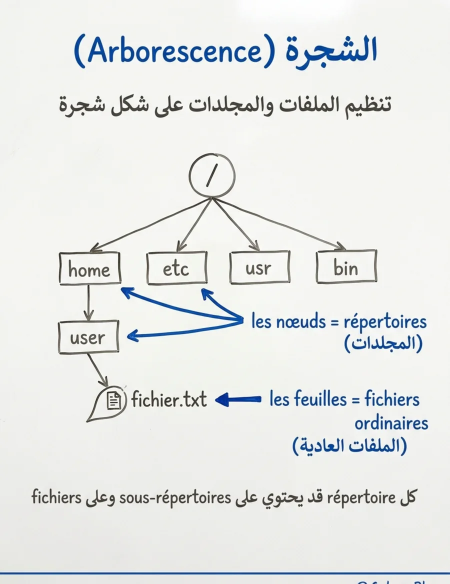
#> input picture assets/lecons/s10-01.webp, 900 x 1167 px (shown at 1/2 size)
$ python -i prepare-images.py   (imports and definitions only)
#> lines starting #> are read from the running program, lines starting #| are printed output that depends on the picture
#!/usr/bin/env python3
# -*- coding: utf-8 -*-
"""
Badr AI - SE1
Prepare the supplied lesson slides for the web platform.

- removes the CyberoPlus footer / watermark (bottom strip, adapted per series)
- resizes to 900 px wide, creates a 360 px thumbnail
- converts to WebP (metadata stripped)
- maps every slide to a course section (s1 ... s48)
- writes js/data-images.js and tools/images-manifest.json

Usage:
    python tools/prepare-images.py --src "C:/Users/.../cours/systeme"
"""

from __future__ import annotations

import argparse
import json
import os
import re
import sys
from pathlib import Path
from typing import Iterable

from PIL import Image

ROOT = Path(__file__).resolve().parent.parent
DEFAULT_SRC = Path(r"C:\Users\Cybader\Desktop\cours\systeme")

# ---------------------------------------------------------------------------
# Editorial mapping: which slide belongs to which course section.
# ---------------------------------------------------------------------------
# Folders whose files are not numbered: explicit teaching order.
ORDERS = {
    "parti1": [
        "ما هو Shell؟",
        "Terminal أم Prompt؟",
        "كيف تفتح Shell وتغلقه؟",
        "أنواع Shell",
        "كيف تدخل إلى Linux؟",
        "كيف يفهم Linux ما تكتبه له؟",
        "كيف نقسّم أي أمر؟",
        "أين الخيار وأين المعامل؟",
        "ثلاث قواعد عند كتابة الأمر",
        "ما هو الأمر (Commande) في Linux؟",
        "ثلاث طبقات في Linux",
        "جلسات متعددة وهويتك",
        "ثلاثة اختصارات لا غنى عنها",
        "كيف تختصر كتابة أسماء الملفات؟",
        "كيف تغيّر كلمة المرور؟",
    ],
    "parti2": [
        "الشجرة (Arborescence)",
        "الملف (Fichier) وجذر الشجرة",
        "المسار (Chemin) والمسار المطلق",
        "المسار النسبي (Chemin relatif)",
        "الصعود بـ .. في المسار النسبي",
        "الرمز ~ بالتفصيل",
        "أين أنا؟ وإلى أين أذهب؟",
        "الرموز الأربعة الخاصة",
        "الخريطة التي يجب أن تبقى في ذهنك",
        "أهم المجلدات ما يجب حفظه",
        "بقية المجلدات في الشجرة",
        "إنشاء المجلدات mkdir",
        "حذف المجلدات",
        "أمثلة تثبّت الفكرة",
        "نظام الملفات (Système de fichiers)",
        "كيف يعرف Linux مكان كل ملف بين آلاف الملفات؟",
        "أنواع الملفات في Linux",
    ],
    "parti3": [
        "خريطة الأوامر في نظرة واحدة",
        "الأمر ls ماذا يوجد هنا؟",
        "الأمر cp نسخ دون المساس بالأصل",
        "نسخ شجرة كاملة cp -r",
        "الأمر mv نقل أو إعادة تسمية",
        "الفرق بين cp و mv",
        "تحذير قد تُكتب فوق ملف موجود",
        "لا تخلط touch أم mkdir",
        "أوامر التعامل مع الملفات",
        "الأمر du كم تحتل هذه الشجرة؟",
        "ما هو الـ i-node؟",
        "كيف أرى رقم الـ i-node؟",
        "كيف يعرف لينكس ملفك؟ بالاسم… أم برقم خفي؟",
        "النظام يعرف الملف برقمه لا باسمه",
        "ثلاثة أنواع رئيسية للملفات في Unix",
        "رموز أنواع الملفات",
    ],
    "parti4": [
        "الروابط (Les liens) نوعان",
        "الرابط الصلب اسمان ومعهما inode واحد",
        "الرابط الرمزي ملف مستقل يحمل مسارًا",
        "مرونة الرابط الرمزي وطريقة إنشائه",
        "حدود الرابط الصلب",
        "المقارنة التي يجب أن تحفظها",
        "ماذا يحدث عند حذف أحد الاسمين؟",
        "هل يمكن أن يكون للملف الواحد أكثر من اسم؟",
        "خريطة خيارات find",
        "الأمر find من أين نبدأ البحث؟",
        "البحث بالاسم -name و -iname",
        "البحث بالتاريخ -atime و -mtime",
        "البحث حسب المالك والمجموعة",
        "الأمر locate البحث بالاسم",
        "ماذا تعني الرموز $ و # في موجّه الأوامر؟",
    ],
    "parti5": [
        "الأمران cat و more عرض محتوى الملف",
        "الأمر head بداية الملف",
        "الأمر tail نهاية الملف",
        "الأمر sort ترتيب الأسطر",
        "الأمر wc العدّ والإحصاء",
        "الأمر cut استخراج جزء من كل سطر",
        "تطبيقات على cut",
        "الأمر paste دمج الأسطر",
        "الأمر tr تحويل الأحرف",
        "الأمر diff مقارنة ملفين",
        "الأمر echo عرض نص على الشاشة",
        "أي أمر يعرض الملف؟",
        "لا تخلط بين هذه الأوامر",
        "الخلاصة للحفظ",
        "الأمر which أين يوجد الأمر؟",
        "الأمر uname معلومات النظام والجهاز",
        "su و sudo ما الفرق؟",
        "reboot و shutdown إعادة التشغيل أم إيقاف التشغيل؟",
    ],
}

# Section assigned to each file (first matching keyword wins).
SECTION_RULES = {
    "parti1": {
        "default": "s9",
        "rules": [("كيف تغيّر كلمة المرور", "s22")],
    },
    "parti2": {
        "default": "s10",
        "rules": [
            ("أنواع الملفات", "s11"),
            ("كيف يعرف Linux مكان", "s11"),
            ("نظام الملفات", "s11"),
        ],
    },
    "parti3": {
        "default": "s12",
        "rules": [
            ("i-node", "s11"),
            ("رقمه لا باسمه", "s11"),
            ("أنواع رئيسية للملفات", "s11"),
            ("رموز أنواع الملفات", "s11"),
            ("كيف يعرف لينكس ملفك", "s11"),
        ],
    },
    "parti4": {
        "default": "s13",
        "rules": [
            ("find", "s17"),
            ("locate", "s17"),
            ("البحث", "s17"),
            ("الرموز $ و #", "s9"),
        ],
    },
    "parti5": {
        "default": "s14",
        "rules": [
            ("which", "s15"),
            ("uname", "s15"),
            ("su و sudo", "s15"),
            ("reboot", "s15"),
        ],
    },
}

# Numbered folders: (first, last, section). A range wins over the default.
NUMBER_RANGES = {
    "parti6": [(1, 10, "s16"), (11, 19, "s17")],
    "PARTI7": [(1, 19, "s18")],
    "PARTI8": [(1, 4, "s19"), (5, 19, "s20"), (20, 20, "s21")],
    "PARTI9": [(1, 10, "s21"), (11, 19, "s22")],
    "PARTI10": [(1, 16, "s23")],
    "parti11": [(1, 1, "s25"), (2, 4, "s24"), (5, 19, "s25")],
    "parti12": [
        (1, 1, "s28"),
        (2, 2, "s26"),
        (3, 3, "s28"),
        (4, 4, "s27"),
        (5, 5, "s29"),
        (6, 6, "s30"),
        (7, 7, "s31"),
        (8, 8, "s32"),
        (9, 10, "s34"),
        (11, 11, "s35"),
        (12, 12, "s37"),
        (13, 13, "s38"),
        (14, 14, "s39"),
        (15, 15, "s40"),
        (16, 16, "s42"),
        (17, 17, "s44"),
        (18, 18, "s46"),
        (19, 19, "s48"),
    ],
}

# Editorial / promotional slides that are not lesson content.
SKIP_KEYWORDS = (
    "ما الموضوع الذي تريد شرحه",
    "ما الأمر الذي تريد شرحه",
    "ما هو الموضوع الذي تريد شرحه",
    "ما الموضوع الذي تريد أن نشرحه",
    "هل استفدت من هذا الجزء",
    "في الجزء الجاي",
    "اضف هدا العنوان",
    "الغلاف",
)

# Exact duplicates (same slide exported twice).
SKIP_FILES = {
    "parti4/ماذا يحدث عند حذف أحد الاسمين؟.png",
}

FOLDER_ORDER = [
    "parti1", "parti2", "parti3", "parti4", "parti5", "parti6",
    "PARTI7", "PARTI8", "PARTI9", "PARTI10", "parti11", "parti12",
]

TITLE_RE = re.compile(r"^\s*(\d+)\s*-\s*")
EXT_RE = re.compile(r"\.(jpe?g|png|webp)$", re.IGNORECASE)


# [4 lines left out: function clean_title, not called in this run]


def numbered(filename: str) -> int | None:
    m = re.match(r"^\s*(\d+)", filename)
    return int(m.group(1)) if m else None


# [45 lines left out: functions resolve_section, slide_order, iter_files, not called in this run]


def process(src: Path) -> list[dict]:
    records: list[dict] = []
    counters: dict[str, int] = {}
    flags: list[str] = []

    # Start from a clean slate so removed slides do not leave orphan files.
    for folder_name in ("lecons", os.path.join("lecons", "thumbs")):
        folder_path = ROOT / "assets" / folder_name
        if folder_path.is_dir():
            for old in folder_path.iterdir():
                if old.is_file() and old.suffix.lower() == ".webp":
                    old.unlink()

    for folder in FOLDER_ORDER:
        folder_path = src / folder
        if not folder_path.is_dir():
            print(f"!! dossier absent : {folder_path}", file=sys.stderr)
            continue
        ordered = sorted(
            iter_files(folder_path),
            key=lambda p: (slide_order(folder, p.name, 0), p.name),
        )
        for path in ordered:
            section = resolve_section(folder, path.name)
            if not section:
                continue
            counters[section] = counters.get(section, 0) + 1
            sid = f"{section}-{counters[section]:02d}"
            title = clean_title(path.name)

            im = Image.open(path).convert("RGB")
            w, h = im.size
            # Remove the social-network footer / watermark. The first series
            # has a taller green footer with the website URL; the others only
            # carry the @CyberoPlus line in the last 2-3 % of the image.
            crop_ratio = 0.92 if folder == "parti1" else 0.968
            im = im.crop((0, 0, w, int(round(h * crop_ratio))))
            target_w = 900
            target_h = round(im.height * target_w / im.width)
            full = im.resize((target_w, target_h), Image.Resampling.LANCZOS)

            full_path = ROOT / "assets" / "lecons" / f"{sid}.webp"
            thumb_path = ROOT / "assets" / "lecons" / "thumbs" / f"{sid}.webp"
            full_path.parent.mkdir(parents=True, exist_ok=True)
            thumb_path.parent.mkdir(parents=True, exist_ok=True)

            full.save(full_path, "WEBP", quality=84, method=6)
            thumb = full.resize((360, round(target_h * 360 / target_w)), Image.Resampling.LANCZOS)
            thumb.save(thumb_path, "WEBP", quality=74, method=6)

            # Quality check: the last rows should be paper-white. Flag dark ones.
            bottom = full.crop((0, max(0, target_h - 6), target_w, target_h)).convert("L")
            pixels = list(bottom.getdata())
            dark = sum(1 for v in pixels if v < 180) / max(1, len(pixels))
            if dark > 0.06:
                flags.append(f"{sid} ({dark:.0%} sombre en bas) {title}")

            records.append({
                "id": sid,
                "section": section,
                "src": f"assets/lecons/{sid}.webp",
                "thumb": f"assets/lecons/thumbs/{sid}.webp",
                "title": title,
                "w": target_w,
                "h": target_h,
                "source": f"{folder}/{path.name}",
            })
            print(f"{sid:6s} {title[:64]}")

    records.sort(key=lambda r: (int(r["section"][1:]), r["id"]))
    (ROOT / "tools" / "images-manifest.json").write_text(
        json.dumps(records, ensure_ascii=False, indent=1), encoding="utf-8"
    )

    by_section: dict[str, list[dict]] = {}
    for rec in records:
        by_section.setdefault(rec["section"], []).append({
            "id": rec["id"],
            "src": rec["src"],
            "thumb": rec["thumb"],
            "title": rec["title"],
            "w": rec["w"],
            "h": rec["h"],
        })
    ordered_sections = {f"s{i}": by_section[f"s{i}"] for i in range(1, 49) if f"s{i}" in by_section}
    payload = {
        "total": len(records),
        "sections": len(ordered_sections),
        "images": ordered_sections,
    }
    js = (
        "/* Badr AI - SE1 : illustrations des lecons (genere par tools/prepare-images.py). */\n"
        "window.LESSON_IMAGES = " + json.dumps(payload, ensure_ascii=False, indent=1) + ";\n"
        "window.LESSON_IMAGES_BY_ID = {};\n"
        "Object.keys(window.LESSON_IMAGES.images).forEach(function (sec) {\n"
        "  window.LESSON_IMAGES.images[sec].forEach(function (img) {\n"
        "    window.LESSON_IMAGES_BY_ID[img.id] = img;\n"
        "    img.section = sec;\n"
        "  });\n"
        "});\n"
    )
    (ROOT / "js" / "data-images.js").write_text(js, encoding="utf-8")

    print(f"\n{len(records)} images preparees dans {len(ordered_sections)} sections.")
    if flags:
        print("\nA verifier (bas de l'image non blanc) :")
        for f in flags:
            print(" -", f)
    return records


# [10 lines left out: function main, not called in this run]


# [2 lines not run here, left out]

>>> import cv2
>>> picture = cv2.imread('../assets/lecons/s10-01.webp', cv2.IMREAD_GRAYSCALE)
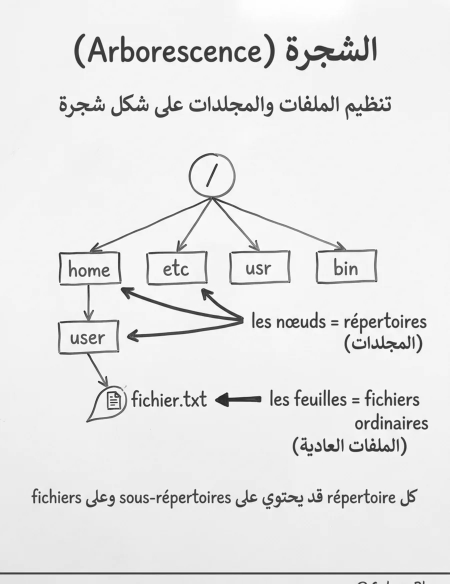
#> picture: shape (1167, 900) (shown at 1/2 size); min 17, max 255, mean 231.5
#> (the run stopped early here; a loop or call above may not have finished)
